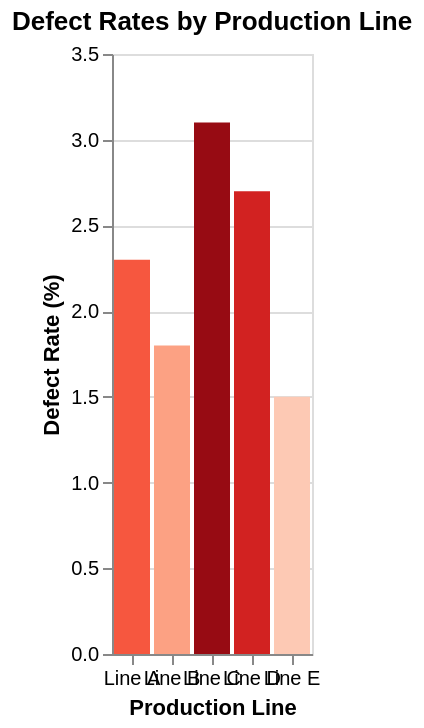

Source (Vega-Lite JSON):
### Vega-Lite specification from a JSON file in a GitHub repository (floating-point values rounded to 4 significant figures)
{"$schema": "https://vega.github.io/schema/vega-lite/v6.json", "description": "Defect rates by production line", "data": {"values": [{"line": "Line A", "defectRate": 2.3}, {"line": "Line B", "defectRate": 1.8}, {"line": "Line C", "defectRate": 3.1}, {"line": "Line D", "defectRate": 2.7}, {"line": "Line E", "defectRate": 1.5}]}, "mark": "bar", "encoding": {"x": {"field": "line", "type": "nominal", "axis": {"title": "Production Line", "labelAngle": 0}}, "y": {"field": "defectRate", "type": "quantitative", "axis": {"title": "Defect Rate (%)"}}, "color": {"field": "defectRate", "type": "quantitative", "scale": {"scheme": "reds"}, "legend": null}}, "title": "Defect Rates by Production Line"}
